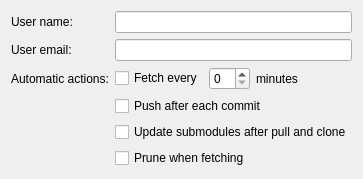
<?xml version="1.0" encoding="UTF-8"?>
<ui version="4.0">
 <class>RepoGeneralPanel</class>
 <widget class="QWidget" name="RepoGeneralPanel">
  <layout class="QFormLayout" name="formLayout">
   <item row="0" column="0">
    <widget class="QLabel" name="label">
     <property name="text">
      <string>User name:</string>
     </property>
    </widget>
   </item>
   <item row="0" column="1">
    <widget class="QLineEdit" name="mName"/>
   </item>
   <item row="1" column="0">
    <widget class="QLabel" name="label_2">
     <property name="text">
      <string>User email:</string>
     </property>
    </widget>
   </item>
   <item row="1" column="1">
    <widget class="QLineEdit" name="mEmail"/>
   </item>
   <item row="2" column="0">
    <widget class="QLabel" name="label_3">
     <property name="text">
      <string>Automatic actions:</string>
     </property>
    </widget>
   </item>
   <item row="2" column="1">
    <layout class="QHBoxLayout" name="fetchLayout">
     <item>
      <widget class="QCheckBox" name="mFetch">
       <property name="text">
        <string>Fetch every</string>
       </property>
      </widget>
     </item>
     <item>
      <widget class="QSpinBox" name="mFetchMinutes"/>
     </item>
     <item>
      <widget class="QLabel" name="mFetchMinutesLabel">
       <property name="text">
        <string>minutes</string>
       </property>
      </widget>
     </item>
     <item>
      <spacer name="fetchSpacer">
       <property name="orientation">
        <enum>Qt::Horizontal</enum>
       </property>
       <property name="sizeType">
        <enum>QSizePolicy::Expanding</enum>
       </property>
       <property name="sizeHint" stdset="0">
        <size>
         <width>40</width>
         <height>20</height>
        </size>
       </property>
      </spacer>
     </item>
    </layout>
   </item>
   <item row="3" column="1">
    <widget class="QCheckBox" name="mPushCommit">
     <property name="text">
      <string>Push after each commit</string>
     </property>
    </widget>
   </item>
   <item row="4" column="1">
    <widget class="QCheckBox" name="mPullUpdate">
     <property name="text">
      <string>Update submodules after pull and clone</string>
     </property>
    </widget>
   </item>
   <item row="5" column="1">
    <widget class="QCheckBox" name="mAutoPrune">
     <property name="text">
      <string>Prune when fetching</string>
     </property>
    </widget>
   </item>
  </layout>
 </widget>
 <resources/>
 <connections/>
</ui>
